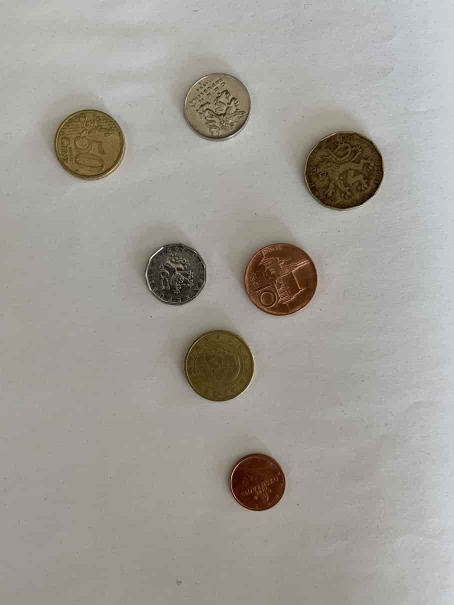
#> input picture opencv_book/pictures/coins2.jpg, 907 x 1209 px (shown at 1/2 size)
$ python getting_setting.py --image pictures/coins2.jpg
#> lines starting #> are read from the running program, lines starting #| are printed output that depends on the picture; after the words box and inside, x2 and y2 are one past the last pixel; in counts of white or black regions, pixels touching at a corner belong together
import cv2
import argparse

ap = argparse.ArgumentParser()
ap.add_argument("-i", "--image", required=True, help="Path to the image")
args = vars(ap.parse_args())

image = cv2.imread(args["image"])
#> image is the input picture: shape (1209, 907, 3); mean B, G, R 150.5, 157.3, 160.7
cv2.imshow("Original", image)
cv2.waitKey(0)

# openCV stores RGB channels in REVERSE ORDER - RGB -> BGR
(b, g, r) = image[219, 90]
#> b = 164; g = 168; r = 173
print("Pixel at (0, 0) - Red: {}, Green: {}, Blue: {}".format(r, g, b))
#| Pixel at (0, 0) - Red: 173, Green: 168, Blue: 164

image[0, 0] = (0, 0, 255)
#> image: shape (1209, 907, 3); under 0.01% of pixels changed, all inside (x1, y1, x2, y2) = (0, 0, 1, 1)
(b, g, r) = image[0, 0]
#> b = 0; g = 0; r = 255
print("Pixel at (0, 0) - Red: {}, Green: {}, Blue: {}".format(r, g, b))
#| Pixel at (0, 0) - Red: 255, Green: 0, Blue: 0

corner = image[0:100, 0:100]
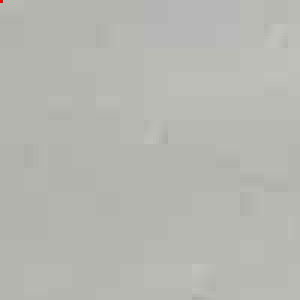
#> corner: shape (100, 100, 3) (shown 3 times larger); mean B, G, R 177.4, 183.1, 182.1
cv2.imshow("Corner", corner)

# coordinates y, x
image[0:100, 0:100] = (0, 255, 0)
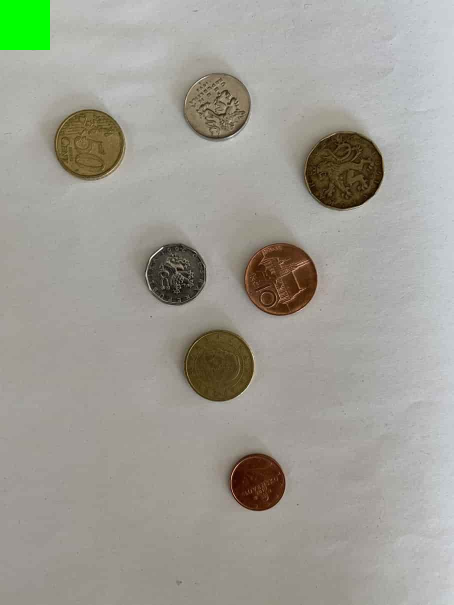
#> image: shape (1209, 907, 3) (shown at 1/2 size); mean B, G, R 148.9, 158, 159.1

cv2.imshow("Updated", image)
cv2.waitKey(0)

$ run again, on opencv_book/pictures/input_counting_coins3.jpg
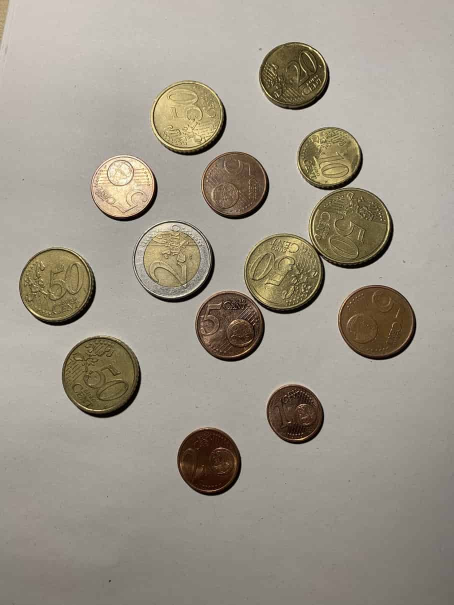
#> input picture opencv_book/pictures/input_counting_coins3.jpg, 907 x 1209 px (shown at 1/2 size)
#> image is the input picture: shape (1209, 907, 3); mean B, G, R 136.9, 150.2, 157.2
#> `(b, g, r) = image[219, 90]`: b = 174; g = 183; r = 187
#| Pixel at (0, 0) - Red: 187, Green: 183, Blue: 174
#> `(b, g, r) = image[0, 0]`: b = 0; r = 255
#| Pixel at (0, 0) - Red: 255, Green: 0, Blue: 0
#> `corner = image[0:100, 0:100]`:
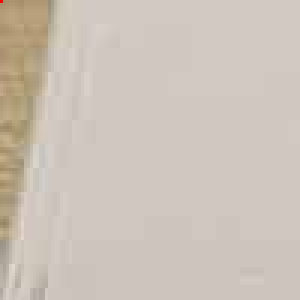
#> corner: shape (100, 100, 3) (shown 3 times larger); mean B, G, R 184.9, 194.7, 204.6
#> `image[0:100, 0:100] = (0, 255, 0)`:
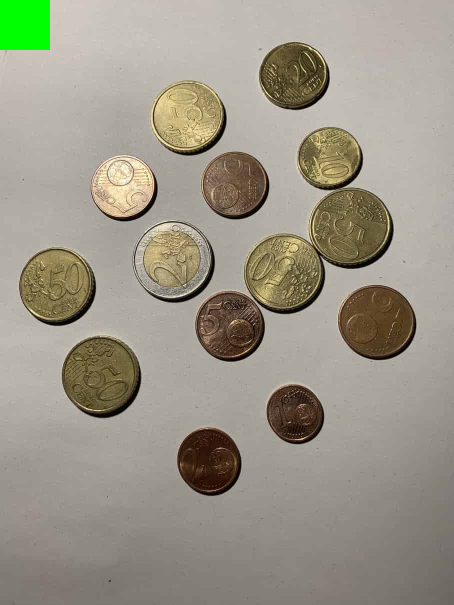
#> image: shape (1209, 907, 3) (shown at 1/2 size); mean B, G, R 135.2, 150.8, 155.3

$ run again, on opencv_book/pictures/master_169.jpg
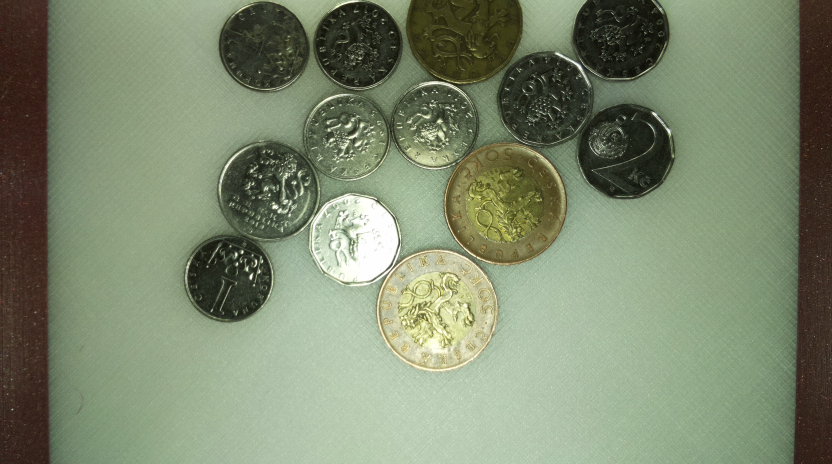
#> input picture opencv_book/pictures/master_169.jpg, 1664 x 928 px (shown at 1/2 size)
#> image is the input picture: shape (928, 1664, 3); mean B, G, R 110.5, 136.7, 125.5
#> `(b, g, r) = image[219, 90]`: b = 34; g = 41; r = 68
#| Pixel at (0, 0) - Red: 68, Green: 41, Blue: 34
#> `(b, g, r) = image[0, 0]`: b = 0; r = 255
#| Pixel at (0, 0) - Red: 255, Green: 0, Blue: 0
#> `corner = image[0:100, 0:100]`:
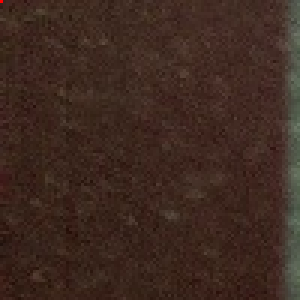
#> corner: shape (100, 100, 3) (shown 3 times larger); mean B, G, R 32.5, 41.3, 62
#> `image[0:100, 0:100] = (0, 255, 0)`:
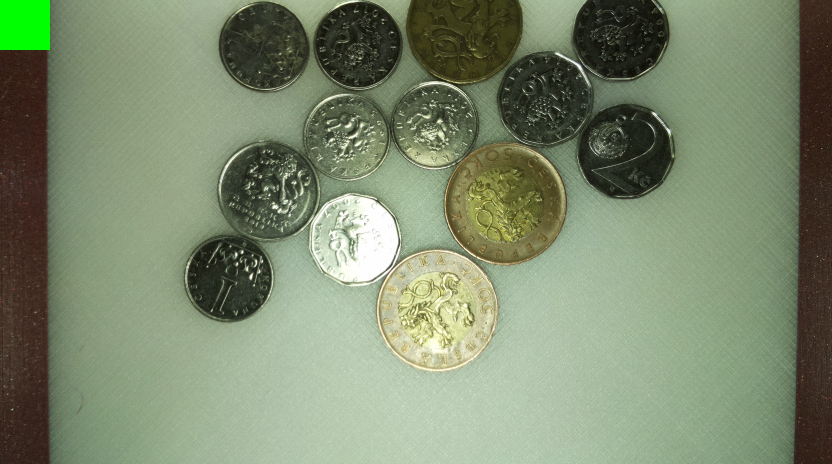
#> image: shape (928, 1664, 3) (shown at 1/2 size); mean B, G, R 110.3, 138.1, 125.1
